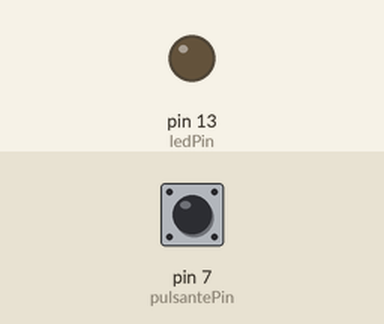
Recording of a sketch running on a simulated Arduino Uno, built with avr-gcc and run on an emulated ATmega328P. Parts: output pins drawn as LEDs (lit = HIGH). Inputs (shaded band) come from the test bench; at power-on: pin 7 (pulsantePin) LOW.

Above: at 1.2 s.
1.3 s: pin 7 (pulsantePin) pulled HIGH for 0.15 s
At 2.3 s:
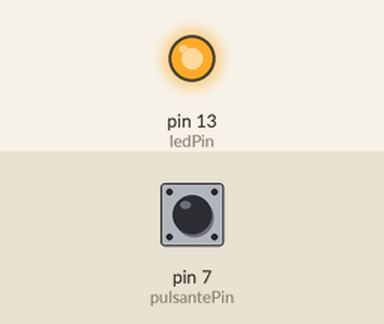
2.9 s: pin 7 (pulsantePin) pulled HIGH for 1 s
At 3.6 s:
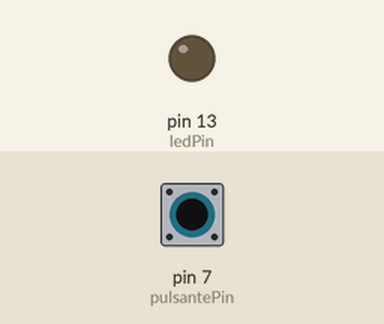
5.4 s: pin 7 (pulsantePin) pulled HIGH for 3.2 s
At 6.8 s:
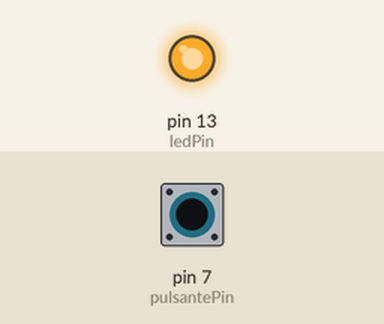
Timing chart, 0 to 8.4 s (numbered marks = the images above; inputs shaded):
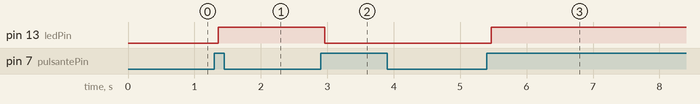

Measured:
- after the input at 1.3 s, pin 13 (ledPin): LOW → HIGH after 0.06 s
- after the input at 2.9 s, pin 13 (ledPin): HIGH → LOW after 0.06 s
- after the input at 5.4 s, pin 13 (ledPin): LOW → HIGH after 0.07 s

The sketch:

pulsante_come_interruttore_con_debounce.ino
```cpp
/* ARDUINO PULSANTE COME INTERRUTTORE CON ANTIRIMBALZO O DEBOUNCE */

// www.ProgettiArduino.com

/* Imposto le variabili Globali) */
int ledPin = 13;
int pulsantePin = 7;
int ledStato = LOW;
int pulsanteStato = LOW;
int attesaDebounce = 50;
unsigned long ultimoTempoDebounce = 0;
int ultimaLettura = LOW;

/* Impostazioni Pin*/
void setup(){
  pinMode(ledPin, OUTPUT);
  pinMode(pulsantePin, INPUT);
  digitalWrite(ledPin, ledStato);
}

/* inizio ciclo programma */
void loop(){
  int lettura = digitalRead(pulsantePin);  // (int lettura = Variabile locale) leggo lo stato del pulsante
  if(lettura != ultimaLettura){            // se lo stato del pin è il contrario dell`ultima lettura
    ultimoTempoDebounce = millis();        // assegno il conteggio in millisecondi
  }

  if((millis() - ultimoTempoDebounce) > attesaDebounce){   // se ilconteggio è superiore a 50 millisecondi
    if(lettura != pulsanteStato and lettura == HIGH){      // se il pin7 non è uguale allo stato del pulsante e il pulsante è premuto
      ledStato = !ledStato;                                // cambio lo stato del pin 13
      digitalWrite(ledPin, ledStato);                      // Imposto al pin13 lo stato di ledStato
    }
    pulsanteStato = lettura;                               // assegno lo stato del pulsante al pin7
  }

  ultimaLettura = lettura;                                 // assegno l`ultima lettura allo stato del pulsante
  delay(10);                                               // Ritardo 10 millis
}
```
